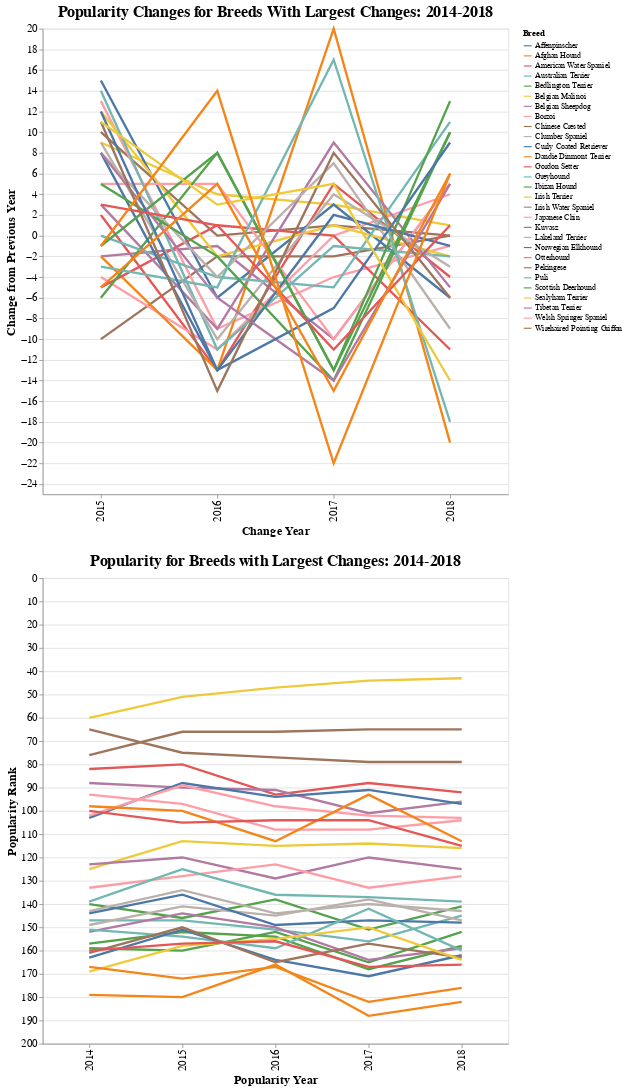

The code cell stored with this chart in its notebook:
### Code cell
filtered_change_df = pop_change_df[(pop_change_df['Max Change'] >= top_change_limit) & (pop_change_df['Max Change'] < 100)]
filtered_breed_df = pop_trend_df[pop_trend_df['Breed'].isin(filtered_change_df['Breed'])]

filtered_breed_df.rename(columns={"Year": "Popularity Year", "Rank": "Popularity Rank", "Mean Rank": "Mean Popularity Rank"}, inplace=True)
filtered_change_df.rename(columns={"Year": "Change Year", "Rank": "Popularity Change"}, inplace=True)

complete_pop_change_frame = filtered_breed_df.merge(filtered_change_df, on='Breed')

multi = alt.selection_multi(fields=['Breed'])

base = alt.Chart(complete_pop_change_frame).properties(
    width=600,
    height=600
).add_selection(multi)

change_chart = base.mark_line(size=3).encode(
    x=alt.X('Change Year'),
    y=alt.Y('Popularity Change', title='Change from Previous Year'),
    color=alt.condition(multi,
                        alt.Color('Breed:N'),
                        alt.value('lightgray')),
    tooltip=['Breed', 'Popularity Change']
).properties(title='Popularity Changes for Breeds With Largest Changes: 2014-2018')

change_pop_chart = base.mark_line(size=3).encode(
    x=alt.X('Popularity Year'),
    y=alt.Y('Popularity Rank', sort='descending'),
    color=alt.condition(multi,
                        alt.Color('Breed:N'),
                        alt.value('lightgray')),
    tooltip=['Breed', 'Popularity Rank']
).properties(title='Popularity for Breeds with Largest Changes: 2014-2018')

alt.vconcat(change_chart, change_pop_chart).configure_title(
    fontSize=20).configure_axis(labelFontSize=14, titleFontSize=16)

### Figure 1 — Vega-Lite specification as saved in the notebook (floating-point values rounded to 4 significant figures; data arrays with more than 128 entries replaced by an {"elided": "..."} marker saying what was removed)
{"config": {"view": {"continuousWidth": 400, "continuousHeight": 300}, "axis": {"labelFontSize": 14, "titleFontSize": 16}, "title": {"fontSize": 20}}, "vconcat": [{"mark": {"type": "line", "size": 3}, "encoding": {"color": {"condition": {"type": "nominal", "field": "Breed", "selection": "selector001"}, "value": "lightgray"}, "tooltip": [{"type": "nominal", "field": "Breed"}, {"type": "quantitative", "field": "Popularity Change"}], "x": {"type": "nominal", "field": "Change Year"}, "y": {"type": "quantitative", "field": "Popularity Change", "title": "Change from Previous Year"}}, "height": 600, "selection": {"selector001": {"type": "multi", "fields": ["Breed"]}}, "title": "Popularity Changes for Breeds With Largest Changes: 2014-2018", "width": 600}, {"mark": {"type": "line", "size": 3}, "encoding": {"color": {"condition": {"type": "nominal", "field": "Breed", "selection": "selector001"}, "value": "lightgray"}, "tooltip": [{"type": "nominal", "field": "Breed"}, {"type": "quantitative", "field": "Popularity Rank"}], "x": {"type": "nominal", "field": "Popularity Year"}, "y": {"type": "quantitative", "field": "Popularity Rank", "sort": "descending"}}, "height": 600, "selection": {"selector001": {"type": "multi", "fields": ["Breed"]}}, "title": "Popularity for Breeds with Largest Changes: 2014-2018", "width": 600}], "data": {"name": "data-8f32f7c5566b71cab88e43999d7ca3f4"}, "$schema": "https://vega.github.io/schema/vega-lite/v4.8.1.json", "datasets": {"data-8f32f7c5566b71cab88e43999d7ca3f4": {"elided": "580 records"}}}
